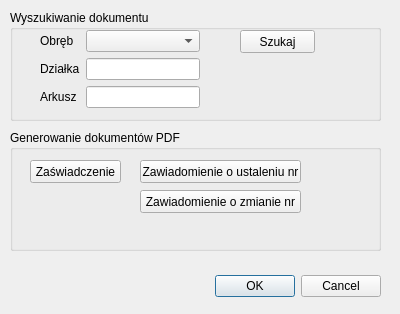
<?xml version="1.0" encoding="UTF-8"?>
<ui version="4.0">
 <class>EMUiAdokDialogBase</class>
 <widget class="QDialog" name="EMUiAdokDialogBase">
  <property name="geometry">
   <rect>
    <x>0</x>
    <y>0</y>
    <width>400</width>
    <height>314</height>
   </rect>
  </property>
  <property name="windowTitle">
   <string>EMUiAdok</string>
  </property>
  <widget class="QDialogButtonBox" name="button_box">
   <property name="geometry">
    <rect>
     <x>40</x>
     <y>270</y>
     <width>341</width>
     <height>32</height>
    </rect>
   </property>
   <property name="orientation">
    <enum>Qt::Horizontal</enum>
   </property>
   <property name="standardButtons">
    <set>QDialogButtonBox::Cancel|QDialogButtonBox::Ok</set>
   </property>
  </widget>
  <widget class="QGroupBox" name="groupBox">
   <property name="geometry">
    <rect>
     <x>10</x>
     <y>10</y>
     <width>371</width>
     <height>111</height>
    </rect>
   </property>
   <property name="title">
    <string>Wyszukiwanie dokumentu</string>
   </property>
   <widget class="QWidget" name="formLayoutWidget">
    <property name="geometry">
     <rect>
      <x>30</x>
      <y>20</y>
      <width>160</width>
      <height>81</height>
     </rect>
    </property>
    <layout class="QFormLayout" name="formLayout">
     <property name="fieldGrowthPolicy">
      <enum>QFormLayout::AllNonFixedFieldsGrow</enum>
     </property>
     <item row="0" column="0">
      <widget class="QLabel" name="obrebLabel_2">
       <property name="text">
        <string>Obręb</string>
       </property>
      </widget>
     </item>
     <item row="0" column="1">
      <widget class="QComboBox" name="obrebComboBox">
       <property name="editable">
        <bool>false</bool>
       </property>
      </widget>
     </item>
     <item row="1" column="0">
      <widget class="QLabel" name="dzialkaLabel">
       <property name="text">
        <string>Działka</string>
       </property>
      </widget>
     </item>
     <item row="1" column="1">
      <widget class="QLineEdit" name="dzialkaLineEdit"/>
     </item>
     <item row="2" column="0">
      <widget class="QLabel" name="arkuszLabel">
       <property name="text">
        <string>Arkusz</string>
       </property>
      </widget>
     </item>
     <item row="2" column="1">
      <widget class="QLineEdit" name="arkuszLineEdit"/>
     </item>
    </layout>
   </widget>
   <widget class="QPushButton" name="btnSzukaj">
    <property name="geometry">
     <rect>
      <x>230</x>
      <y>20</y>
      <width>75</width>
      <height>23</height>
     </rect>
    </property>
    <property name="text">
     <string>Szukaj</string>
    </property>
   </widget>
  </widget>
  <widget class="QGroupBox" name="groupBox_2">
   <property name="geometry">
    <rect>
     <x>10</x>
     <y>130</y>
     <width>371</width>
     <height>121</height>
    </rect>
   </property>
   <property name="title">
    <string>Generowanie dokumentów PDF</string>
   </property>
   <widget class="QPushButton" name="btnZaswiadczenie">
    <property name="geometry">
     <rect>
      <x>20</x>
      <y>30</y>
      <width>91</width>
      <height>23</height>
     </rect>
    </property>
    <property name="text">
     <string>Zaświadczenie</string>
    </property>
   </widget>
   <widget class="QPushButton" name="btnZawiadomienieUstal">
    <property name="geometry">
     <rect>
      <x>130</x>
      <y>30</y>
      <width>161</width>
      <height>23</height>
     </rect>
    </property>
    <property name="text">
     <string>Zawiadomienie o ustaleniu nr</string>
    </property>
   </widget>
   <widget class="QPushButton" name="btnZawiadomienieZmiana">
    <property name="geometry">
     <rect>
      <x>130</x>
      <y>60</y>
      <width>161</width>
      <height>23</height>
     </rect>
    </property>
    <property name="text">
     <string>Zawiadomienie o zmianie nr</string>
    </property>
   </widget>
  </widget>
 </widget>
 <resources/>
 <connections>
  <connection>
   <sender>button_box</sender>
   <signal>accepted()</signal>
   <receiver>EMUiAdokDialogBase</receiver>
   <slot>accept()</slot>
   <hints>
    <hint type="sourcelabel">
     <x>40</x>
     <y>270</y>
    </hint>
    <hint type="destinationlabel">
     <x>20</x>
     <y>20</y>
    </hint>
   </hints>
  </connection>
  <connection>
   <sender>button_box</sender>
   <signal>rejected()</signal>
   <receiver>EMUiAdokDialogBase</receiver>
   <slot>reject()</slot>
   <hints>
    <hint type="sourcelabel">
     <x>40</x>
     <y>270</y>
    </hint>
    <hint type="destinationlabel">
     <x>20</x>
     <y>20</y>
    </hint>
   </hints>
  </connection>
 </connections>
</ui>
